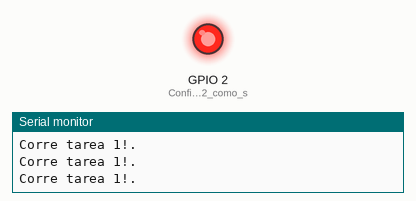
Simulated run of this program. Board: ESP32. Parts: output pins drawn as LEDs (lit = HIGH), the last lines printed to the serial monitor.

Above: at 0.8 s.
At 5.9 s:
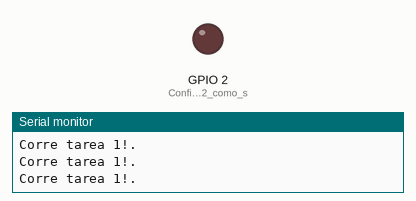
Timing chart, 0 to 7.8 s (numbered marks = the images above):
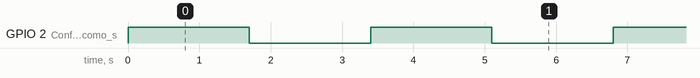

Measured:
- by itself, GPIO 2 (Configura_el_pin_2_como_s): alternates HIGH for 1.7 s and LOW for 1.7 s

The program:

main.cpp
```cpp
#include <Arduino.h>

// Declaración de las funciones de las tareas
void Task_Imprime1(void *parameter);
void Task_Imprime2(void *parameter);
void Task_ledParpadeo(void *parameter);

void setup(){
  Serial.begin(115200); // Inicializa la comunicación serie a 115200 baudios

  // Crea la tarea Task_Imprime1
  xTaskCreate(
    Task_Imprime1, // Función de la tarea
    "Imprime 1",   // Nombre de la tarea
    1024,          // Tamaño de la pila en palabras
    NULL,          // Parámetro de entrada
    1,             // Prioridad de la tarea
    NULL           // Puntero al manejador de la tarea
  );

  // Crea la tarea Task_Imprime2
  xTaskCreate(
    Task_Imprime2, // Función de la tarea
    "Imprime 2",   // Nombre de la tarea
    1024,          // Tamaño de la pila en palabras
    NULL,          // Parámetro de entrada
    1,             // Prioridad de la tarea
    NULL           // Puntero al manejador de la tarea
  );

  // Crea la tarea Task_ledParpadeo
  xTaskCreate(
    Task_ledParpadeo, // Función de la tarea
    "Parpadeo Led",   // Nombre de la tarea
    1024,             // Tamaño de la pila en palabras
    NULL,             // Parámetro de entrada
    1,                // Prioridad de la tarea
    NULL              // Puntero al manejador de la tarea
  );

  // Imprime un mensaje en el puerto serie
  Serial.write("Arranque el programa!.\n\r",24);
}

void loop() {
  // El loop está vacío ya que las tareas se ejecutan de manera independiente
}

void Task_Imprime1(void *parameter){
  while(true){
    Serial.write("Corre tarea 1!.\n\r",17); // Imprime un mensaje en el puerto serie
    vTaskDelay( 200 / portTICK_PERIOD_MS ); // Espera 200 ms
  }
}

void Task_Imprime2(void *parameter){
  while(true){
    Serial.write("Corre tarea 2!.\n\r",17); // Imprime un mensaje en el puerto serie
    vTaskDelay( 1000 / portTICK_PERIOD_MS ); // Espera 1000 ms
  }
}

void Task_ledParpadeo(void *parameter){
  pinMode(2,OUTPUT); // Configura el pin 2 como salida
  while(true){
    digitalWrite(2,HIGH); // Enciende el LED
    vTaskDelay( 1700 / portTICK_PERIOD_MS ); // Espera 1700 ms
    digitalWrite(2,LOW); // Apaga el LED
    vTaskDelay( 1700 / portTICK_PERIOD_MS ); // Espera 1700 ms
  }
}
```
